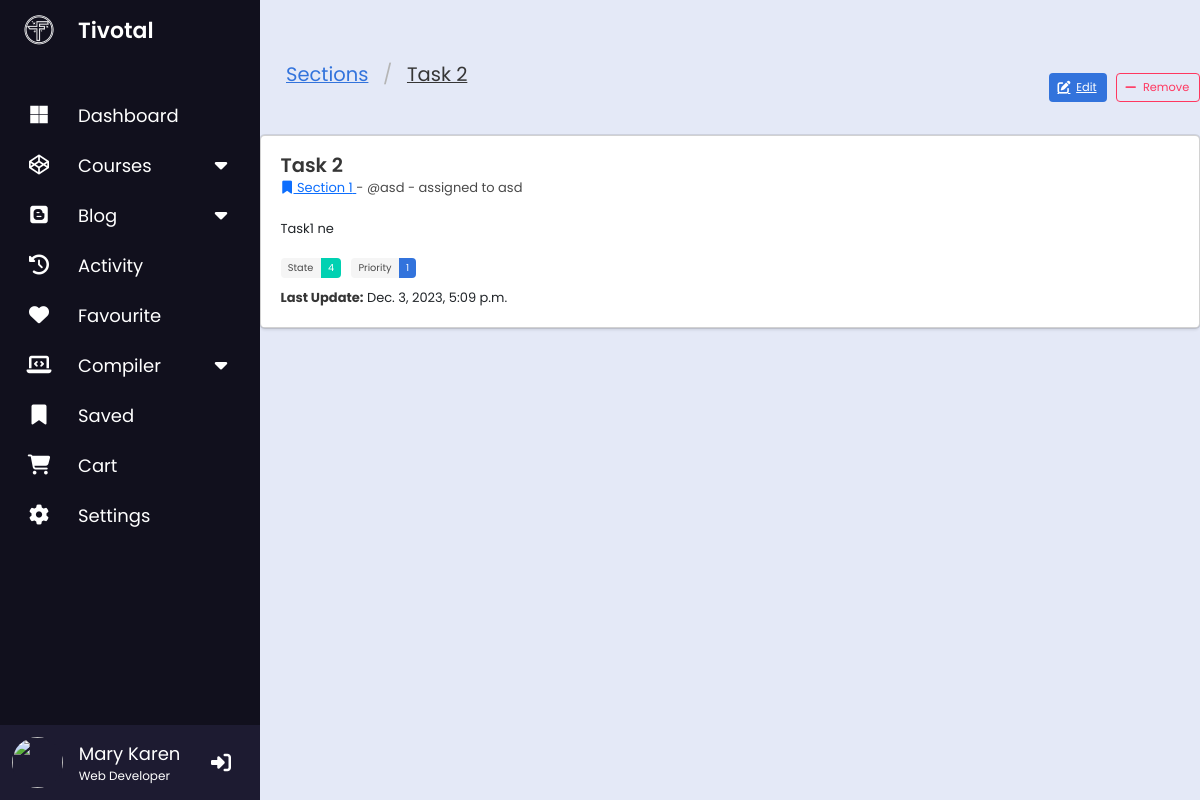
Screenshot of /api/1/tasks/2/?next=/api/1/sections/1/ (signed in) with the database file from the repository.
### api/task/models.py (models this page shows, shortened)
class Task(BaseModel):
    class Meta:
        get_latest_by = 'created_at'
        ordering = ['priority', '-title']
        indexes = [
            models.Index(fields=['title', 'priority']),
            models.Index(fields=['title']),
        ]
        verbose_name = 'task'
        verbose_name_plural = 'tasks'
    section = models.ForeignKey(Section, blank=True, on_delete=models.CASCADE)
    project = models.ForeignKey('project.Project', blank=True, on_delete=models.CASCADE) # de list task trong project
    weight = models.PositiveIntegerField(choices = WeightChoices.choices, default = WeightChoices.LOW)
    priority = models.PositiveIntegerField(choices = PriorityChoices.choices, default = PriorityChoices.LOW)
    points = models.PositiveIntegerField(default=0)
    state = models.IntegerField(choices = TaskState.choices, default = TaskState.UNSTARTED)
    assignor = models.ForeignKey(settings.AUTH_USER_MODEL, null=True, blank=True, on_delete=models.SET_NULL, related_name='requested_tasks')
    assignee = models.ForeignKey(settings.AUTH_USER_MODEL, null=True, blank=True, on_delete=models.SET_NULL, related_name='assigned_tasks')
    tags = TagField(blank=True)
    history = HistoricalRecords()

class Section(ModelWithProgress, ModelWithBudget):
    class Meta:
        get_latest_by = 'created_at'
        ordering = ['priority', '-title']
        indexes = [
            models.Index(fields=['title', 'priority']),
            models.Index(fields=['title']),
        ]
        verbose_name = 'section'
        verbose_name_plural = 'sections'
    weight = models.PositiveIntegerField(choices = WeightChoices.choices, default = WeightChoices.LOW)
    priority = models.PositiveIntegerField(choices = PriorityChoices.choices, default = PriorityChoices.LOW)
    state = models.IntegerField(choices = SectionState.choices, default = SectionState.UNSTARTED)
    section_leader = models.ForeignKey(ProjectMember, on_delete=models.CASCADE)
    members = models.ManyToManyField(settings.AUTH_USER_MODEL, related_name='section_members', blank=True, through='SectionMember')
    project = models.ForeignKey('project.Project', on_delete=models.CASCADE)
    tags = TagField(blank=True)
    history = HistoricalRecords()
    def get_absolute_url(self):
        return reverse('tasks:section-detail', args=[self.project.slug, str(self.id)])

### api/user/models.py (models this page shows, shortened)
class User(AbstractUser):
    first_name = models.CharField(blank=True, max_length=255)
    last_name = models.CharField(blank=True, max_length=255)
    invitation_notification = models.ForeignKey(Notification, null=True, blank=True, on_delete=models.SET_NULL)

### api/task/views.py (the view, shortened to what this page needs)
# urls.py: path('tasks/<int:pk>/', TaskDetailView.as_view(), name='task-detail'),
@method_decorator(login_required, name='dispatch')
class TaskDetailView(DetailView):
    model = Task
    def get_context_data(self, **kwargs):
        context = super().get_context_data(**kwargs)
        context['current_workspace'] = self.kwargs['workspace']
        return context

### api/context_processors.py (called while the page is built)
def site(request):
    return dict(
        current_site=SimpleLazyObject(lambda: get_current_site(request)),
    )

def navigation(request):
    params = dict(
        encoded_url=quote_plus(request.get_full_path()),
        next_url=unquote_plus(request.GET.get('next', ''))
    )
    try:
        params['page'] = int(request.GET.get('page', 0))
    except ValueError:
        pass
    get_vars = request.GET.copy()
    try:
        get_vars.pop('page')
    except KeyError:
        pass
    params['get_vars'] = "&" + get_vars.urlencode()
    return params

def search(request):
    return dict(search_form=SearchForm(request.GET))

### api/task/templates/task/task_detail.html (shortened to what this page needs)
{% extends 'base.html' %}
{% block content %}
	<nav class="level">
		<div class="level-left">
			<nav class="breadcrumb is-large" aria-label="breadcrumbs">
				<ul>
          <li><a href="{% url 'tasks:section-list' current_workspace%}">Sections</a></li>
          <li class="is-active">
            <a href="#" aria-current="page">
              {{ object.title }}
            </a>
          </li>
				</ul>
			</nav>
		</div>
		<div class="level-right">
			<div class="level-item">
        <a href="{% url 'tasks:task-edit' current_workspace task.id %}?next={{ encoded_url }}" class="button is-link">
          <span class="icon is-small">
            <i class="fas fa-edit"></i>
          </span>
          <small>Edit</small>
				</a>
			</div>
			<div class="level-item">
				<div class="field has-addons">
					<p class="control">
            <form method="POST">
              <button class="button is-danger is-outlined" type="submit" name="remove" value="yes"
                      onclick="postForm(this.form, this); return false;">
                <span class="icon is-small">
                  <i class="fas fa-minus"></i>
                </span>
                <small>Remove</small>
              </button>
            </form>
					</p>
				</div>
			</div>
		</div>
	</nav>
	<div class="card">
		<div class="card-content">
			<div class="media">
				<div class="media-content">
					<p class="title is-4">{{ task.title }}</p>
					<p class="subtitle is-6">
						<a href="{{ task.section.get_absolute_url }}">
							<span class="icon is-small">
								<i class="fas fa-bookmark" aria-hidden="true"></i>
							</span>
							<span>{{ task.section.title }}</span>
						</a> - @{{ task.assignor }} {% if task.assignee %}- assigned to {{ task.assignee }}{% endif %}
					</p>
				</div>
			</div>
			<div class="content">
				{{ task.description|default:''|linebreaksbr }}<br/><br/>
				<div class="field is-grouped is-grouped-multiline">
					<div class="control">
						<div class="tags has-addons">
							<span class="tag">State</span>
							<span class="tag is-primary">{{ task.state }}</span>
						</div>
					</div>
					<div class="control">
						<div class="tags has-addons">
							<span class="tag">Priority</span>
							<span class="tag is-link">{{ task.priority }}</span>
						</div>
					</div>
				</div>
				<strong>Last Update:</strong> <time datetime="{{ task.updated_at }}">{{ task.updated_at }}</time>
			</div>
		</div>
	</div>
{% endblock %}

### api/static/css/default.css (style rules this page uses)
html, html body { font-size: 13px; }

### api/static/css/sidebar/sidebar.css (style rules this page uses)
* { margin: 0; padding: 0; box-sizing: border-box; font-family: "Poppins", sans-serif; }

### rows the page displays
Task: title "Task 2", section "Section 1", assignor "asd", assignee "asd", description "Task1 ne", state "4", priority "1", updated_at "Dec. 3, 2023, 5:09 p.m."
